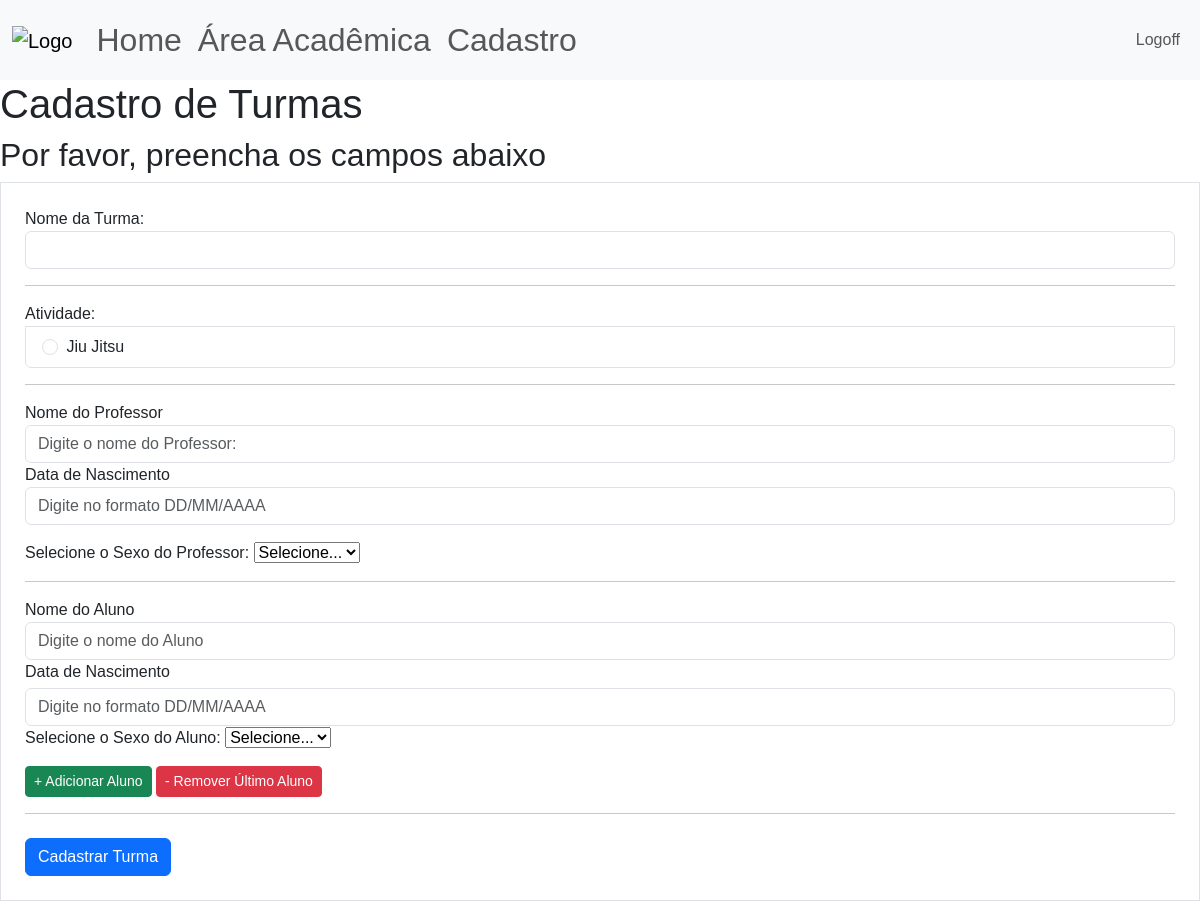
Before: /cadastro/cad_turma (signed in) with the older database file.
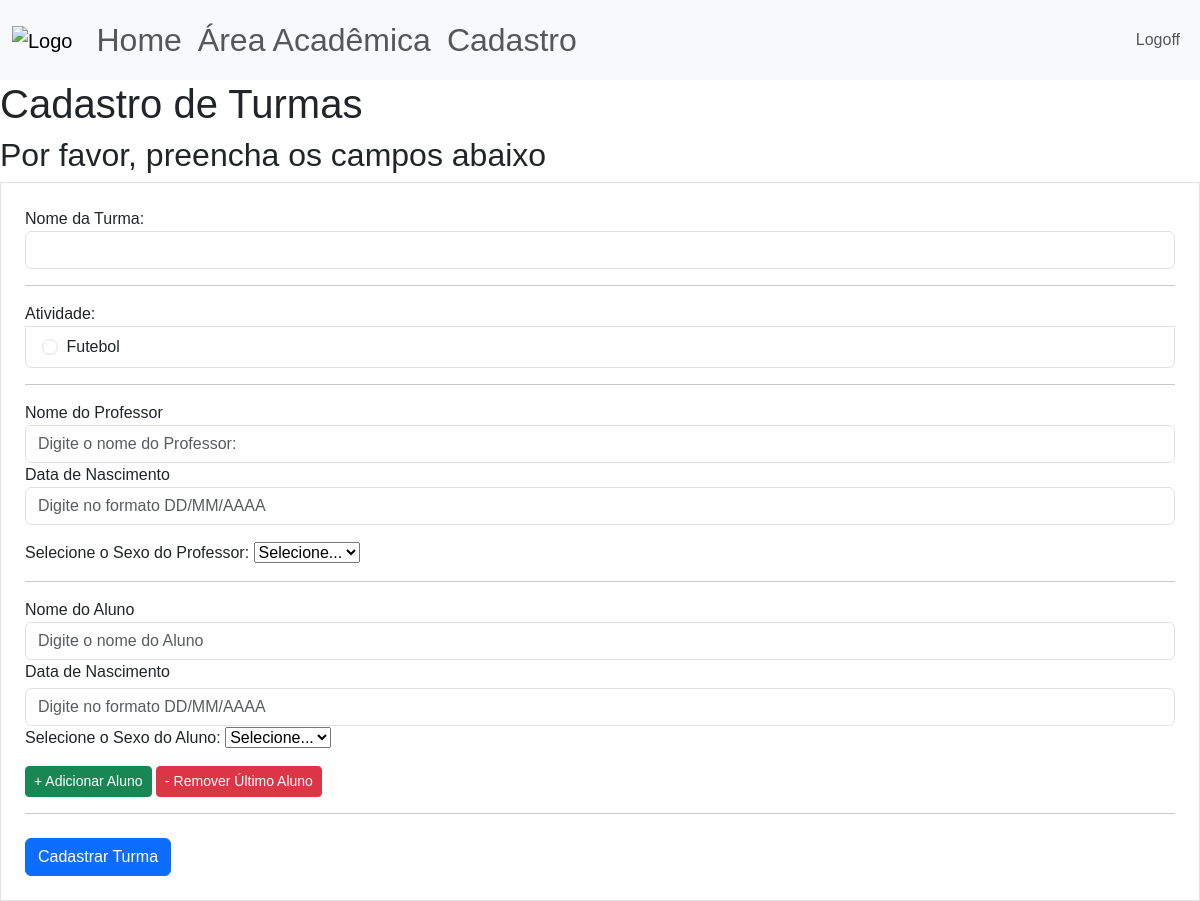
After: the same page with the newer database file.
### site_verbo_amar/models.py (models this page shows)
class Atividade(database.Model):
    id = database.Column(database.Integer, primary_key=True)
    atividade = database.Column(database.String, nullable=False, unique=True)
    dias_aula = database.Column(database.String, nullable=False)

### site_verbo_amar/routes.py (the view, shortened to what this page needs)
@app.route("/cadastro/cad_turma", methods=['GET','POST'])
@login_required
def cad_turma():
    form_cad_turma = FormTurma()
    atividades = carregar_atividades()
    return render_template('cad_turma.html',
                           form_cad_turma=form_cad_turma,
                           atividades=atividades)

### site_verbo_amar/forms.py
class FormTurma(FlaskForm):
    nome_turma = StringField("Nome da Turma:", validators=[DataRequired()])
    atividade = StringField("Atividade:", validators=[DataRequired()])
    botao_submit_turma = SubmitField("Cadastrar Turma")

### site_verbo_amar/models.py (called while the page is built)
@login_manager.user_loader
def load_user(id_usuario):
    return Usuario.query.get(int(id_usuario))

### site_verbo_amar/routes.py (called while the page is built)
def carregar_atividades():
    atividades = Atividade.query.order_by(Atividade.id.asc())
    return atividades

### site_verbo_amar/templates/cad_turma.html (shortened to what this page needs)
{% extends 'base.html'%}
{% block body %}
<h1>Cadastro de Turmas</h1>
<h2>Por favor, preencha os campos abaixo</h2>
<div class="col">
  <form method="POST", action="" class="border p-4 mt-1">
    <fieldset>
      <div class="form-group">
        {{ form_cad_turma.nome_turma.label(class="form-control-label") }}
        {% if form_cad_turma.nome_turma.errors %}
          {{ form_cad_turma.nome_turma(class='form-control is-invalid')}}
      </div>
      <div class="invalid-feedback">
        {% for erro in form_cad_turma.nome_turma.errors %}
          {{erro}}
        {% endfor %}
      </div>
      {% else %}
        {{form_cad_turma.nome_turma(class="form-control")}}
      {% endif %}
    <hr>
    <ul class="list-group">
      {{form_cad_turma.atividade.label(class='form-control-label')}}
      {% for ativ in atividades %}
        <li class="list-group-item">
          <input class="form-check-input me-1" type="radio"
          name="atividade"
          value="{{ativ.atividade}}"
          id="{{ativ.atividade}}">
          <label class="form-check-label" for="{{ativ.atividade}}">{{ativ.atividade}}</label>
        </li>
      {% endfor %}
    </ul>
    <hr>
      <div class="form-group">
        <label for="nomeProfessor">Nome do Professor</label>
        <input type="text" class="form-control" id="nomeProfessor" name="nomeProfessor" placeholder="Digite o nome do Professor:">
        <label for="dataProfessor">Data de Nascimento</label>
        <input type="text" class="form-control" id="dataProfessor" name="dataProfessor" placeholder="Digite no formato DD/MM/AAAA">
        <label>Selecione o Sexo do Professor:</label>
        <select name="generoProfessor" id="genero" required>
          <option value="" disabled {% if not selected_gender %} selected{% endif %}>Selecione...</option>
        </select>
        </div>
    <hr>
    <div id="alunos-container">
      <div class="aluno-entry mb-3" id="aluno-1">
        <div class="form-group">
          <label>Nome do Aluno</label>
          <input type="text" class="form-control" name="nomeAluno[]" placeholder="Digite o nome do Aluno">
          <label>Data de Nascimento</label>
          <input type="text" class="form-control mt-1" name="dataAluno[]" placeholder="Digite no formato DD/MM/AAAA">
          <label>Selecione o Sexo do Aluno:</label>
          <select name="generoAluno[]" id="genero" required>
            <option value="" disabled {% if not selected_gender %} selected{% endif %}>Selecione...</option>
          </select>
        </div>
      </div>
    </div>
    <div class="mt-2 mb-3">
      <button type="button" class="btn btn-success btn-sm" id="add-aluno">
        + Adicionar Aluno
      </button>
      <button type="button" class="btn btn-danger btn-sm" id="remove-aluno">
        - Remover Último Aluno
      </button>
    </div>
    <hr>
    </fieldset>
    {{form_cad_turma.botao_submit_turma(class='btn btn-primary mt-2')}}
  </form>
</div>
{% endblock %}

Changed rows visible on the page:
changed Atividade: atividade "☐ Jiu Jitsu" → "☐ Futebol"; atividade "Jiu Jitsu" → "Futebol"
